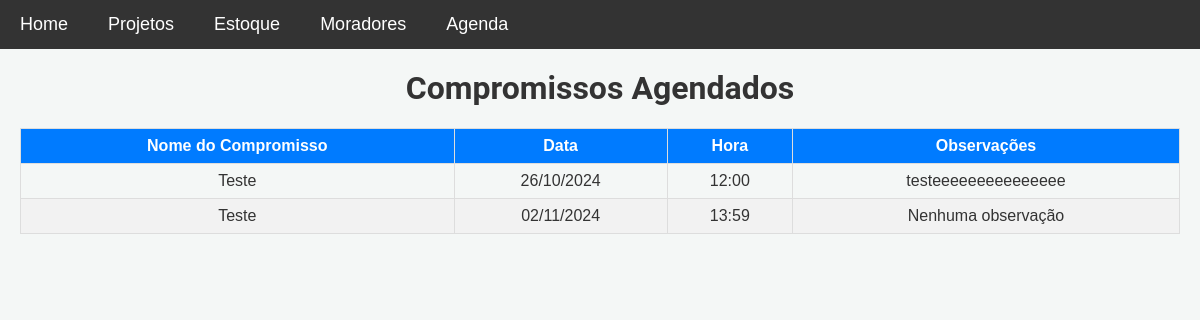
The page /compromissos on the database as committed earlier.
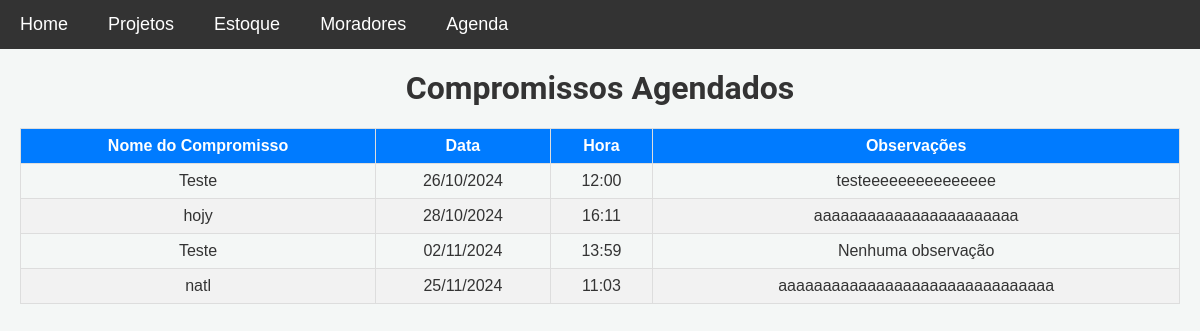
The same page on the database as committed later.
### models.py (models this page shows)
class Compromisso(db.Model):
    __tablename__ = 'compromissos'
    id = db.Column(db.Integer, primary_key=True)
    nome_compromisso = db.Column(db.String(100), nullable=False)
    data = db.Column(db.Date, nullable=False)
    hora = db.Column(db.Time, nullable=False)
    observacoes = db.Column(db.Text, nullable=True)
    data_criacao = db.Column(db.DateTime, default=datetime.utcnow)

### app.py (the view)
@app.route('/compromissos', methods=['GET'])
def listar_compromissos():
    compromissos = Compromisso.query.order_by(Compromisso.data, Compromisso.hora).all()
    return render_template('listar_compromissos.html', compromissos=compromissos)

### templates/listar_compromissos.html (shortened to what this page needs)
{% extends 'base.html' %}
{% block content %}
<div class="pagina-compromissos">
    <h1 class="text-center">Compromissos Agendados</h1>
    <table class="compromissos-table">
        <thead>
            <tr>
                <th>Nome do Compromisso</th>
                <th>Data</th>
                <th>Hora</th>
                <th>Observações</th>
            </tr>
        </thead>
        <tbody>
            {% for compromisso in compromissos %}
            <tr>
                <td>{{ compromisso.nome_compromisso }}</td>
                <td>{{ compromisso.data.strftime('%d/%m/%Y') }}</td>
                <td>{{ compromisso.hora.strftime('%H:%M') }}</td>
                <td>{{ compromisso.observacoes or 'Nenhuma observação' }}</td>
            </tr>
            {% else %}
            <tr>
                <td colspan="4" class="text-center">Nenhum compromisso agendado.</td>
            </tr>
            {% endfor %}
        </tbody>
    </table>
</div>
{% endblock %}

Rows that differ between the two databases and show on the page:
added Compromisso: nome_compromisso "hojy", data "28/10/2024", hora "16:11", observacoes "aaaaaaaaaaaaaaaaaaaaaaa"
added Compromisso: nome_compromisso "natl", data "25/11/2024", hora "11:03", observacoes "aaaaaaaaaaaaaaaaaaaaaaaaaaaaaaa"
